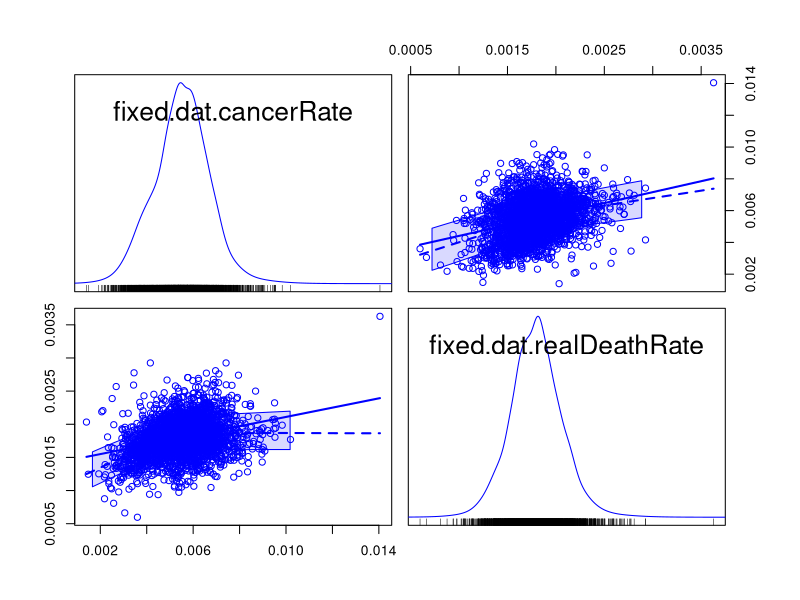
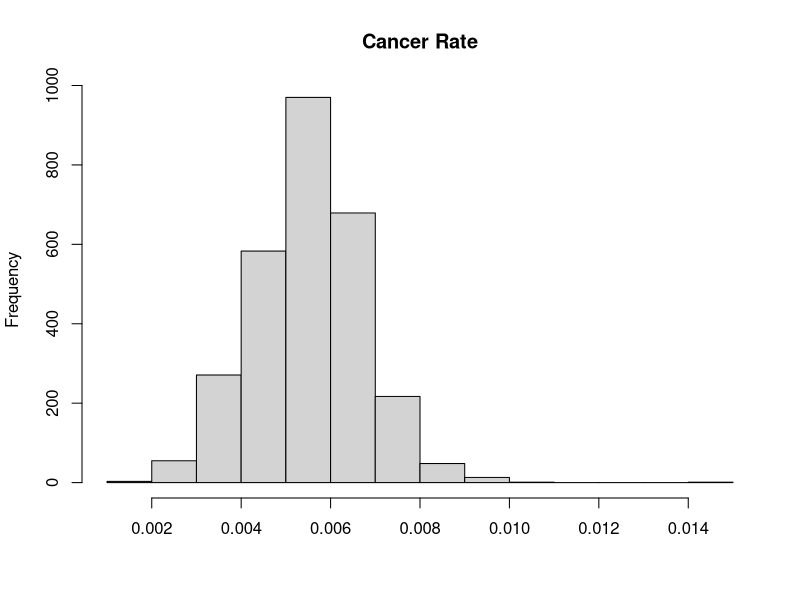
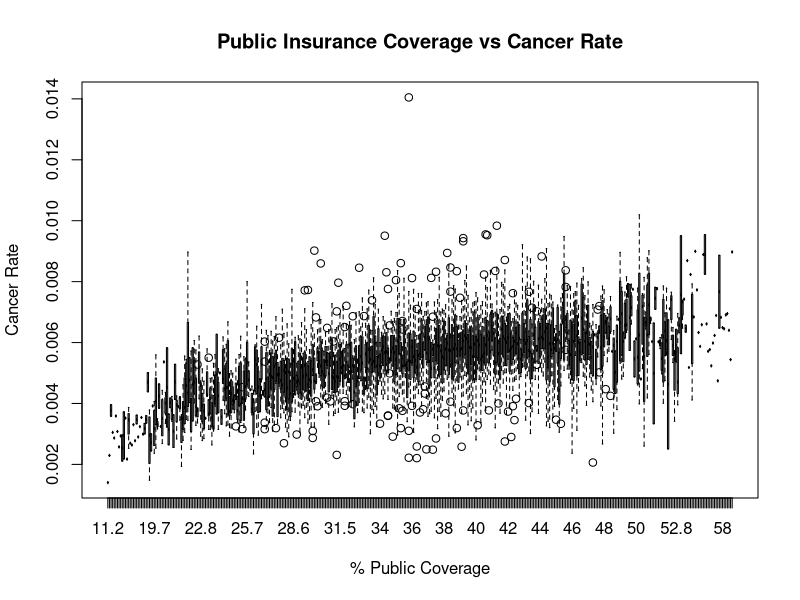
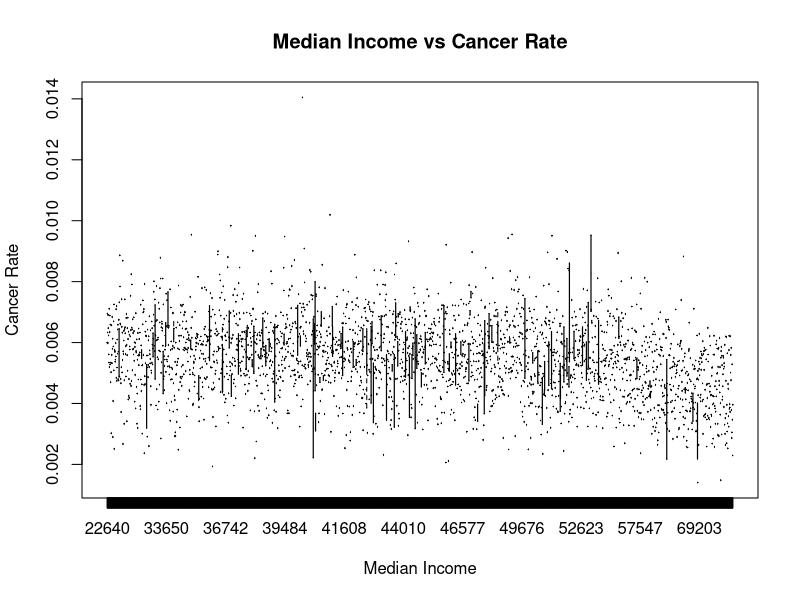
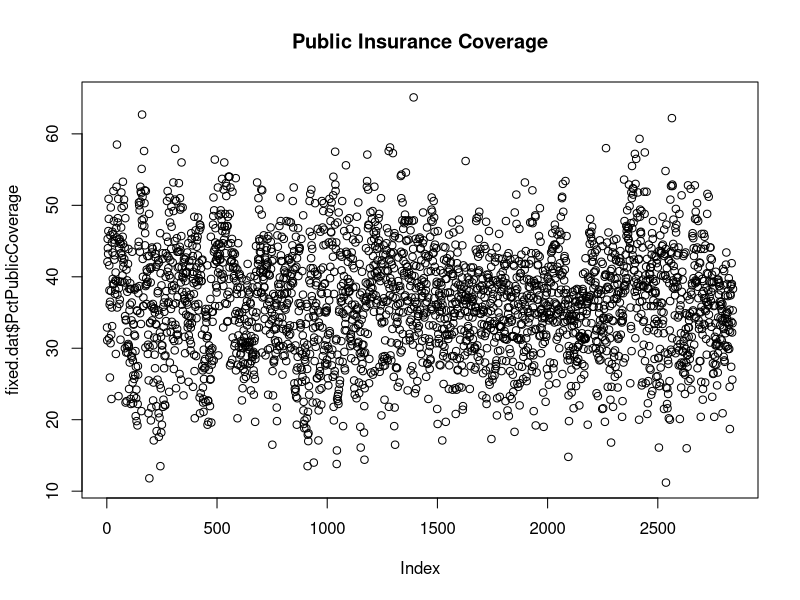
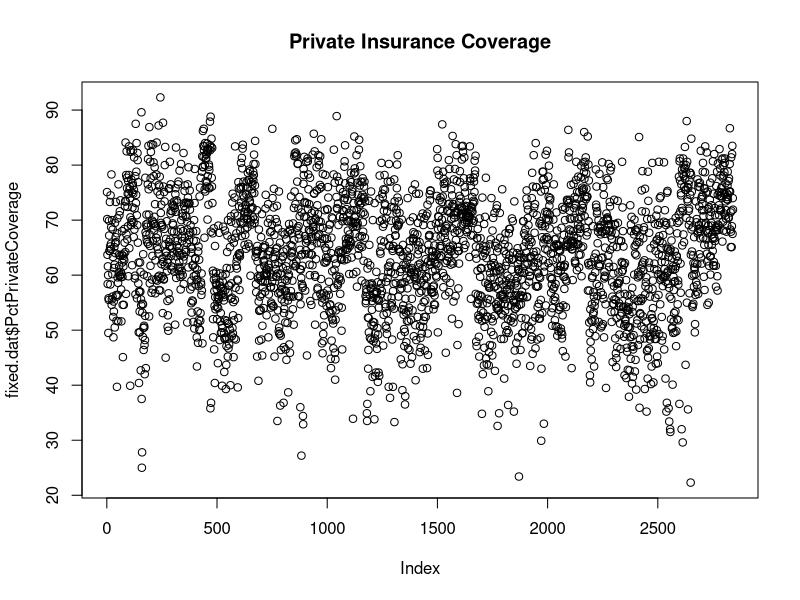
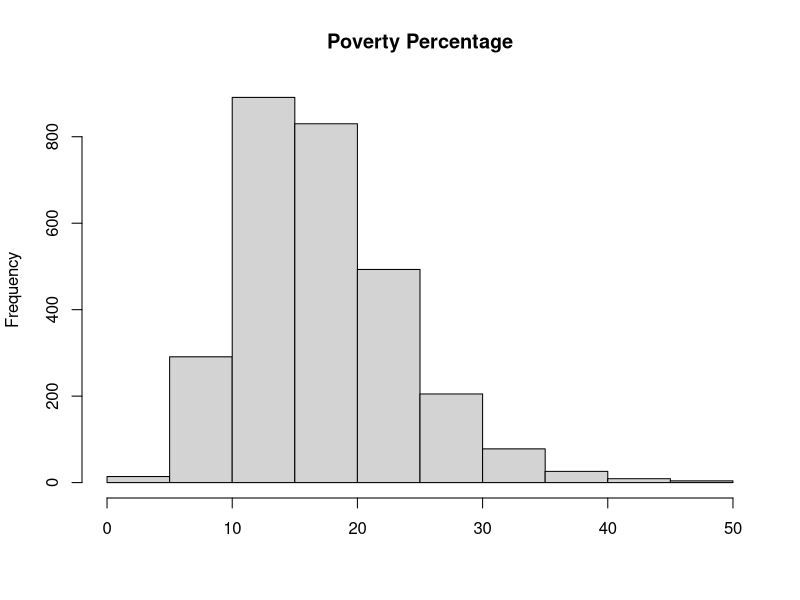

Write the R code that produced these figures, in order. (Note: this script raises an error after producing the figures.)
## ---- chunk 1
knitr::opts_chunk$set(echo = TRUE)
library(car)
## ---- chunk 2
canc.dat <- read.csv('cancer.csv', header = TRUE)
## ---- chunk 3
summary(canc.dat)
## ---- chunk 4
names(canc.dat)
## ---- chunk 5
nrow(canc.dat)
## ---- chunk 6
length(unique(canc.dat$Geography)) == nrow(canc.dat)
## ---- chunk 7
canc.dat[canc.dat$avgAnnCount > canc.dat$popEst2015, c('X', 'avgAnnCount')]
## ---- chunk 8
fixed.dat <- subset(canc.dat, avgAnnCount != canc.dat$avgAnnCount[116])
nrow(fixed.dat)
## ---- chunk 9
fixed.dat = subset(fixed.dat, select = -c(PctSomeCol18_24))
names(fixed.dat)
## ---- chunk 10
age.outliers = fixed.dat$MedianAge > 100
fixed.dat$MedianAge[age.outliers] = fixed.dat$MedianAge[age.outliers] / 12
# Sanity check
summary(fixed.dat$MedianAge, fixed.dat$MedianAgeFemale, fixed.dat$MedianAgeMale)
## ---- chunk 11
# The percentage of the population that had cancer. This may be flawed, because some people may have been diagnosed twice or more.
fixed.dat$cancerRate = fixed.dat$avgAnnCount / fixed.dat$popEst2015
summary(fixed.dat$cancerRate)
## ---- chunk 12
cor(fixed.dat$avgAnnCount, fixed.dat$popEst2015)
## ---- chunk 13
# The percentage of each population that died.
fixed.dat$realDeathRate = fixed.dat$deathRate / 100000
summary(fixed.dat$realDeathRate)
## ---- chunk 14
# The ratio of deaths (of any kind) to cancer incidents
fixed.dat$deathToCancerRate = fixed.dat$realDeathRate / fixed.dat$cancerRate
summary(fixed.dat$deathToCancerRate)
## ---- chunk 15
scatterplotMatrix(~ fixed.dat$cancerRate + fixed.dat$realDeathRate, data = fixed.dat)
## ---- chunk 16
cor(fixed.dat[ , c("cancerRate","PctPrivateCoverage","PctPublicCoverage","povertyPercent", "medIncome")], use = "complete.obs")
## ---- chunk 17
hist(fixed.dat$cancerRate, main = "Cancer Rate", xlab = NULL)
boxplot(fixed.dat$cancerRate ~ fixed.dat$PctPublicCoverage, main = "Public Insurance Coverage vs Cancer Rate", xlab = "% Public Coverage", ylab = "Cancer Rate")
boxplot(fixed.dat$cancerRate ~ fixed.dat$medIncome, main = "Median Income vs Cancer Rate", xlab = "Median Income", ylab = "Cancer Rate")

plot(fixed.dat$PctPublicCoverage, main = "Public Insurance Coverage")
plot(fixed.dat$PctPrivateCoverage, main = "Private Insurance Coverage")

hist(fixed.dat$povertyPercent, breaks = 10, xlab = NULL, main = "Poverty Percentage")
## ---- chunk 18
summary(fixed.dat$avgAnnCount)

highInc.dat = fixed.dat[fixed.dat$avgAnnCount > 250,c("avgAnnCount", "cancerRate", "Geography", "medIncome", "PctPublicCoverage", "PctPrivateCoverage", "povertyPercent", "AvgHouseholdSize", "cancerToDeathRate")]
highInc.dat

nrow(highInc.dat)
## ---- chunk 19
plot(highInc.dat$cancerRate ~ highInc.dat$medIncome, main = "Median Income to Cancer Rate", xlab = "Median Income", ylab = "Cancer Rate", las = 1, xlim = c(120000, 30000), col = 4)
abline(lm(highInc.dat$cancerRate ~ highInc.dat$medIncome), col = 2)

plot(highInc.dat$cancerRate ~ highInc.dat$PctPublicCoverage, main = "Public Insurance Coverage vs Cancer Rate", xlab = "Public Coverage %", ylab = "Cancer Rate", col = 4)
abline(lm(highInc.dat$cancerRate ~ highInc.dat$PctPublicCoverage), col = 2)

plot(highInc.dat$cancerRate ~ highInc.dat$PctPrivateCoverage, main = "Private Insurance Coverage vs Cancer Rate", xlab = "Private Coverage %", ylab = "Cancer Rate", col = 4)
abline(lm(highInc.dat$cancerRate ~ highInc.dat$PctPrivateCoverage), col = 2)

plot(highInc.dat$cancerRate ~ highInc.dat$povertyPercent, main = "Poverty to Cancer Rate", xlab = "Poverty %", ylab = "Cancer Rate", col = 4)
abline(lm(highInc.dat$cancerRate ~ highInc.dat$povertyPercent), col = 2)
## ---- chunk 20
plot(highInc.dat$cancerToDeathRate ~ highInc.dat$medIncome, main = "Median Income to Cancer to Death Rate", xlab = "Median Income", ylab = "Cancer to Death Rate", las = 1, xlim = c(120000, 30000), col = 4)
abline(lm(highInc.dat$cancerToDeathRate ~ highInc.dat$medIncome), col = 2)

plot(highInc.dat$cancerToDeathRate ~ highInc.dat$PctPublicCoverage, main = "Public Insurance Coverage vs Cancer to Death Rate", xlab = "Public Coverage %", ylab = "Cancer to Death Rate", col = 4)
abline(lm(highInc.dat$cancerToDeathRate ~ highInc.dat$PctPublicCoverage), col = 2)
